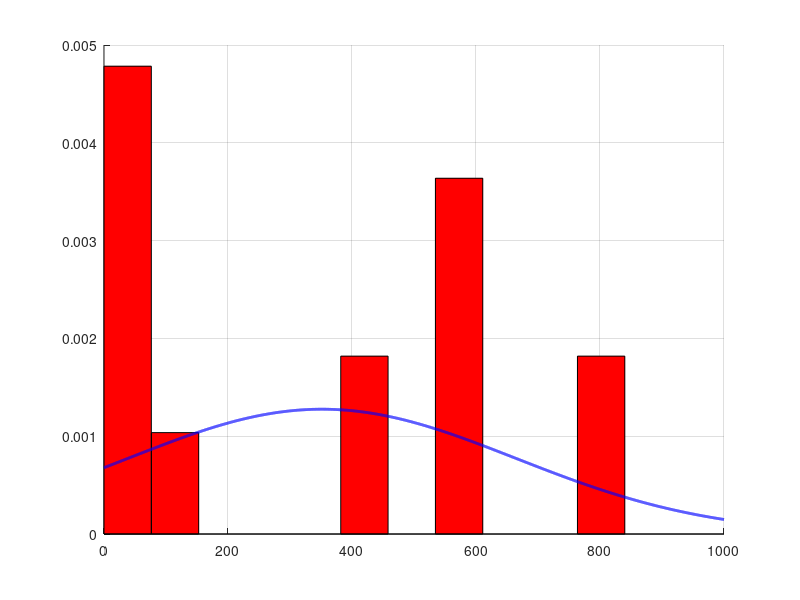
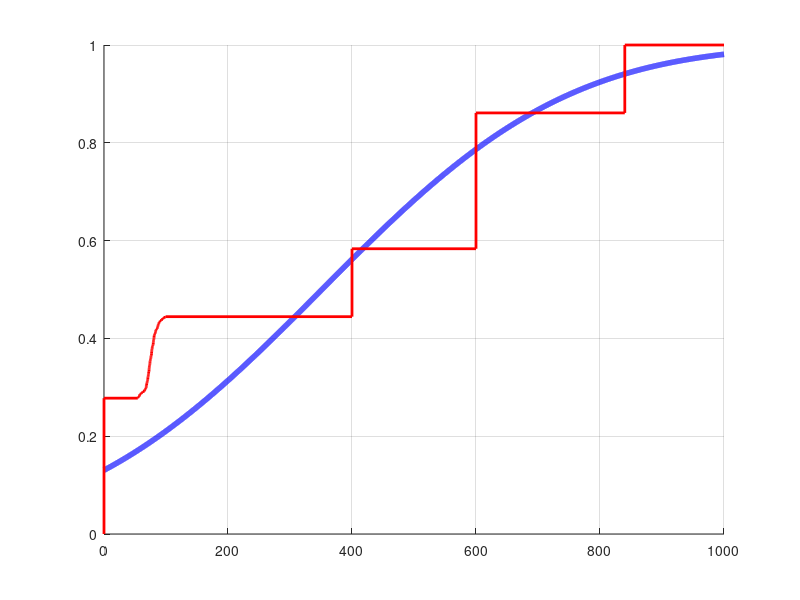

The MATLAB source for these figures, in order:
pkg load statistics

x = [11.89,9.60,9.29,10.06,9.50,8.93,9.58,6.81,8.69,9.62,...
     9.01,10.59,10.50,11.53,9.94,8.84,8.91,6.90,9.76,7.09,...
     11.29,11.25,10.84,10.76,7.42,8.49,10.10,8.79,11.87,8.77,...
     9.43,12.41,9.75,8.53,9.72,9.45,7.20,9.23,8.93,9.15,...
     10.19,9.57,11.09,9.97,8.81,10.73,9.57,8.53,9.21,10.08,...
     9.10,11.03,10.10,9.47,9.72,9.60,8.21,7.78,10.21,8.99,...
     9.14,8.60,9.14,10.95,9.33,9.98,9.09,10.35,8.61,9.35,...
     10.04,7.85,9.64,9.99,9.65,10.89,9.08,8.60,7.56,9.27,...
     10.33,10.09,8.51,9.86,9.24,9.63,8.67,8.85,11.57,9.85,...
     9.27,9.69,10.90,8.84,11.10,8.19,9.26,9.93,10.15,8.42,...
     9.36,9.93,9.11,9.07,7.21,8.22,9.08,8.88,8.71,9.93,...
     12.04,10.41,10.80,7.17,9.00,9.46,10.42,10.43,8.38,9.01];
     sort(x)
x = 8*[x zeros(1,100)+50 zeros(1,100)+105 zeros(1,200)];
x = [x zeros(1,200)+600];
n = length(x);

from = 0;
to = 1000;
step = 1e-1;
     
fprintf('Задания а-в\n');

Mmax = max(x);
Mmin = min(x);
R = Mmax - Mmin;
mu = sum(x) / n;
sqrS = sum((x - mu) .^ 2) / (n - 1);

fprintf('M_max = %6.3f\n', Mmax);
fprintf('M_min = %6.3f\n', Mmin);
fprintf('R = %5.3f\n', R)
fprintf('mu  = %5.3f\n', mu);
fprintf('S^2 = %5.3f\n', sqrS);

fprintf('\nЗадание г\n');

m = floor(log2(n)) + 2;
limit_points = linspace(Mmin, Mmax, m + 1);

nums = zeros(m, 1);

for i = 1:m
  left = limit_points(i);
  right = limit_points(i + 1);
  
  for j = 1:n
    if x(j) >= left && x(j) < right
      nums(i)++;
    endif
  endfor
endfor

nums(m) += histc(x, Mmax);

fprintf('m = %d\n', m);
for i = 1:m
  fprintf('В интервале [%6.3f, %6.3f%c %2d элементов.\n', limit_points(i),...
         limit_points(i + 1), ifelse(i == m, ']', ')'), nums(i));
endfor

fprintf('\nЗадание д\n');
fprintf('График в окне "Задание д"\n');

centers = zeros(m, 1);
f_emp   = zeros(m, 1);

Delta = (Mmax - Mmin) / m;

for i = 1:m
    centers(i) = (limit_points(i) + limit_points(i + 1)) / 2;
    f_emp(i)   = nums(i) / (n * Delta);
endfor

sigma = sqrt(sqrS);
x_vals = (from:step:to);
f_theor = normpdf(x_vals, mu, sigma);

h = figure();
set(h, 'numbertitle', 'off', 'name', 'Задание д');
hold on;
bar(centers, f_emp, 1, 'facecolor', 'r');
plot(x_vals, f_theor, 'linewidth', 2, 'color', 'b');
xlim([from,to]);
grid;

fprintf('\nЗадание е\n');
fprintf('График в окне "Задание е"\n');

uniq_x = unique(x);
uniq_n = length(uniq_x);
uniq_nums = histc(x, uniq_x);

t = zeros(uniq_n + 2, 1);
t(1) = from;
t(uniq_n + 2) = to;

for i = 2:uniq_n+1
    t(i) = uniq_x(i - 1);
endfor

F_emp = zeros(uniq_n + 1, 1);
cnt = 0;

for i = 1:uniq_n
    F_emp(i) = cnt / n;
    cnt += uniq_nums(i);
endfor

F_emp(uniq_n + 1) = cnt / n;
F_emp(uniq_n + 2) = cnt / n;

x_vals = (from:step:to);
F_theor = normcdf(x_vals, mu, sigma);

g = figure();
set(g, 'numbertitle', 'off', 'name', 'Задание е');
hold on;
plot(x_vals, F_theor, 'linewidth', 4, 'color', 'b');
stairs(t, F_emp, 'linewidth', 2, 'color', 'r');
xlim([from,to]);
grid;

waitfor(h);
waitfor(g);
